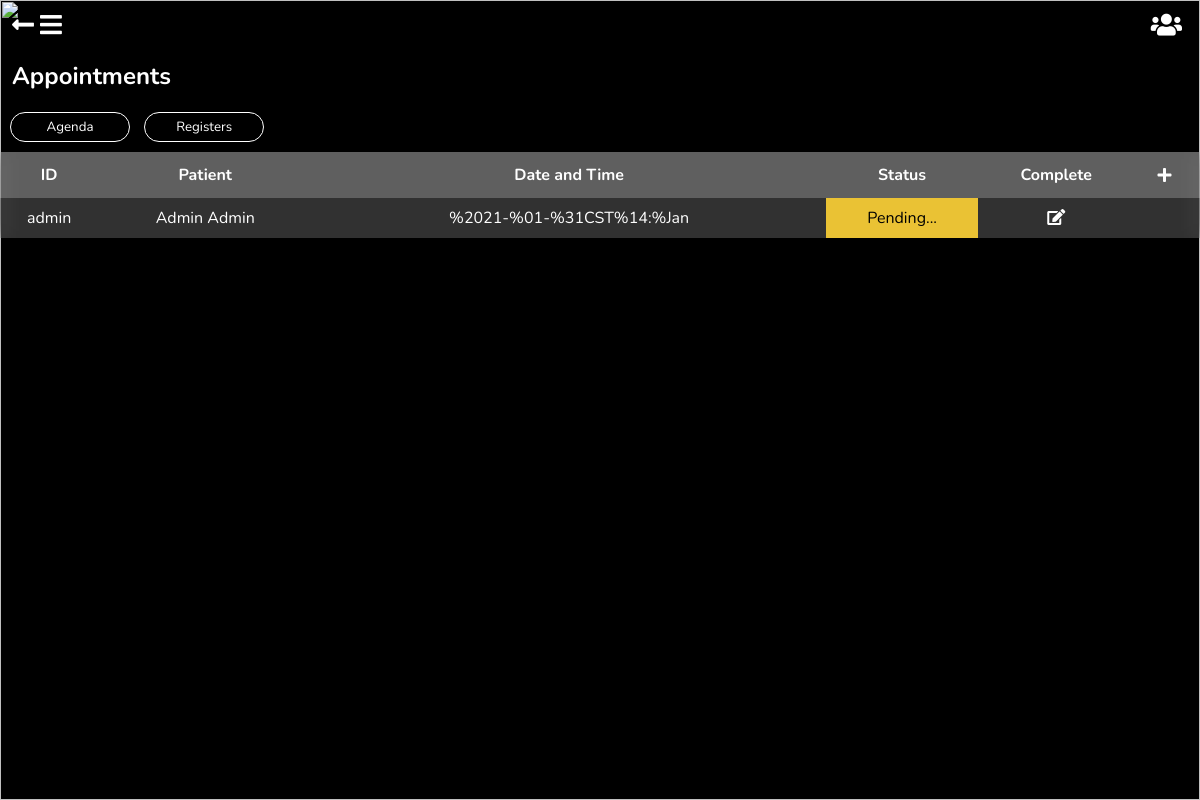
/appointments/ (signed in), run on the app's committed database.
### appointments/models.py (models this page shows, shortened)
class Consult(models.Model):
    STATUS_CHOICES = (
        ('OPEN', 'Open'),
        ('CONFIRMED', 'Confirmed'),
        ('CANCELLED', 'Cancelled'),
        ('CLOSED', 'Closed'),
    )
    patient = models.ForeignKey(Patient, on_delete=models.CASCADE, blank=False, null=True, verbose_name='Patient', help_text='Patient assisting this consult', related_name='consult')
    datetime = models.DateTimeField('Date & Time', blank=False, null=True, help_text='Date the consult will be done')
    motive = models.TextField('Motive', blank=False, null=True, help_text='The motive of your assistance to the consult')
    suffering = models.TextField('Suffering', blank=False, null=True, help_text='What is the patient suffering?')
    charge = models.DecimalField('Charges', blank=False, null=True, max_digits=10, decimal_places=2, help_text='Charge Amount')
    created_by = models.ForeignKey(user, on_delete=models.CASCADE, blank=True, null=True, verbose_name='Created By')
    blood_pressure = models.FloatField('Blood Pressure', blank=True, null=True, help_text='Blood Pressure')
    temperature = models.FloatField('Temperature', blank=True, null=True, help_text='Corporal Temperature')
    weight = models.FloatField('Weight', blank=True, null=True, help_text='Weight')
    size = models.FloatField('Height', blank=True, null=True, help_text='Size')
    digestive_system = models.TextField('Digestive System', blank=True, null=True, help_text='Digestive System Analysis')
    endocrine_system = models.TextField('Endocrine System', blank=True, null=True, help_text='Endocrine System Analysis')
    renal_system = models.TextField('Renal System', blank=True, null=True, help_text='Renal System Analysis')
    lymphatic_system = models.TextField('Lymphatic System', blank=True, null=True, help_text='Lymphatic System Analysis')
    respiratory_system = models.TextField('Respiratory System', blank=True, null=True, help_text='Respiratory System Analysis')
    head_exploration = models.TextField('Head Exploration', blank=True, null=True, help_text='Head Exploration Analysis')
    thorax_exploration = models.TextField('Thorax Exploration', blank=True, null=True, help_text='Thorax Exploration Analysis')
    cie_10_group = models.OneToOneField(Cie10Group, on_delete=models.CASCADE, blank=True, null=True, help_text='CIE-10 group for the diagnose', verbose_name='CIE-10 Group')
    cie_10_detail = models.TextField('CIE-10 Detail', blank=True, null=True, help_text='CIE-10 Diagnose Details')
    diagnose = models.TextField('Diagnose', blank=True, null=True, help_text='Diagnose')
    procedure = models.TextField('Procedure', blank=True, null=True, help_text='Procedure')
    analysis = models.TextField('Analysis', blank=True, null=True, help_text='Analysis')
    notes = models.TextField('Notes', blank=True, null=True, help_text='Notes')
    drugs = models.ManyToManyField(Drug, blank=True, help_text='Drugs recommended', verbose_name='Drugs')
    indications = models.TextField('Indications', blank=True, null=True, help_text='Indications')
    actions = models.TextField('Actions', blank=True, null=True, help_text='Actions')
    prescription = models.FileField('Prescription', blank=True, null=True, help_text="Prescription", upload_to='appointments/prescriptions')
    testing = models.ManyToManyField(MedicalTest, blank=True, help_text='Pending Testing', verbose_name='Testing')
    instructions = models.CharField(max_length=512, blank=True, null=True, help_text='Instructions', verbose_name='Instructions')
    medical_status = models.BooleanField('Medical Status', blank=True, null=True, help_text='Handles the medical consult status', default=False)
    status = models.CharField('Status', max_length=10, blank=True, null=True, help_text='Handles the consult status', default=STATUS_CHOICES[0][0], choices=STATUS_CHOICES)
    lock = models.BooleanField('Lock', default=True, blank=False, null=True, help_text='Consult lock status')
    class Meta:
        unique_together = ['created_by', 'datetime']
        verbose_name = 'Consult'
        verbose_name_plural = 'Consults'

### patients/models.py (models this page shows, shortened)
class Patient(models.Model):
    GENDER_CHOICES = (
        ('F', 'Femenine'),
        ('M', 'Masculine'),
        ('O', 'Other'),
    )
    CIVIL_STATUS_CHOICES = (
        ('S', 'Single'),
        ('M', 'Married'),
        ('W', 'Widowed'),
        ('D', 'Divorced'),
        ('SP', 'Separated'),
    )
    id_number = models.CharField('ID Number', max_length=20, null=True, blank=True, help_text='Provide you ID Card Number')
    first_names = models.CharField("Patient's Name", max_length=50, null=False, blank=False, help_text="Patient's Name")
    last_names = models.CharField("Patient's Last Name", max_length=50, null=False, blank=False, help_text="Patient's Last Name")
    gender = models.CharField("Patient's Gender", max_length=20, null=True, blank=False, help_text='Gender', choices=GENDER_CHOICES)
    birthday = models.DateField("Patient's Birthday", help_text="Patients date of birth")
    phone_number = models.CharField('Phone Number', max_length=20, blank=True, null=True, help_text='Phone Number')
    email = models.EmailField("Patient's Email", null=True, blank=True, help_text='Email')
    civil_status = models.CharField(max_length=12, choices=CIVIL_STATUS_CHOICES)
    origin = models.CharField(max_length=50, choices=ORIGIN_CHOICES)
    residence = models.CharField(max_length=50, choices=LOCATION_CHOICES)
    created_by = models.ForeignKey(user, on_delete=models.CASCADE, blank=False, null=True, verbose_name='Created By')
    class Meta:
        verbose_name = 'Patient'
        verbose_name_plural = 'Patients'

### appointments/views.py (the view)
# urls.py: path('', appointments, name='appointments'),
def appointments(request):
    today = timezone.localtime()
    doctor_group = Group.objects.get(name='Doctor')
    doctor = doctor_group in request.user.groups.all()
    appointments_list = Consult.objects.filter(Q(created_by=request.user, datetime__date=today.date(), medical_status=False, status='CONFIRMED') | Q(created_by=request.user, lock=False)).order_by('datetime')
    paginator = Paginator(appointments_list, 17)
    page = request.GET.get('page')
    page_obj = paginator.get_page(page)
    template = 'appointments/appointments.html'
    context = {'appointments': page_obj, 'doctor': doctor}
    if page:
        data = {'html': render_to_string('appointments/partial_appointments.html', context, request)}
        return JsonResponse(data)
    return render(request, template, context)

### appointments/templates/appointments/appointments.html (shortened to what this page needs)
{% extends 'base.html' %}
{% load static %}
{% load appointments_custom_tags %}
{% block return %}<a href="{% url 'home:home' %}"><i class="fas fa-long-arrow-alt-left"></i></a>{% endblock %}
{% block body_block %}
<link rel="stylesheet" href="{% static 'appointments/css/appointments.css' %}">
<h2>Appointments</h2>
<a href="{% url 'appointments:agenda' %}"><button type="button">Agenda</button></a>
<a href="{% url 'appointments:registers' %}"><button type="button" class="all-registers">Registers</button></a>
{% if appointments %}
    <table>
        <thead>
            <tr id="heading">
                <th>ID</th>
                <th>Patient</th>
                <th>Date and Time</th>
                <th>Status</th>
                {% if doctor %}<th>Complete</th>{% endif %}
                <th><i class="fas fa-plus create-consult-modal" data-url="{% url 'appointments:create_appointment' %}"></i></th>
            </tr>
        </thead>
        <tbody>
            {% include 'appointments/partial_appointments.html' %}
        </tbody>
    </table>
{% else %}
    <p id="no-consults">There are no consults for today's date</p>
    <i class="fas fa-plus" id="add-consult" data-url="{% url 'appointments:create_appointment' %}"></i>
{% endif %}
{% endblock %}

### appointments/templates/appointments/partial_appointments.html (shortened to what this page needs)
{% load static %}
{% load appointments_custom_tags %}
{% if appointments %}
    {% for a in appointments %}
        <tr>
            <td>{{ a.patient.id_number }}</td>
            <td>{{ a.patient.first_names }} {{ a.patient.last_names }}</td>
            <td>{{ a.datetime }}</td>
            <td id="status-0">Pending...</td>
            {% if doctor %}<td><i class="fas fa-edit" onclick="window.location='{% url 'appointments:update_consult' a.pk %}'"></i></td>{% endif %}
            <td>
            </td>
        </tr>
    {% endfor %}
{% endif %}

### static/base/css/base.css (style rules this page uses)
body { font-family: 'Nunito', sans-serif; padding: 0; margin: 0; color: #FFFFFF; overflow: hidden; }
h1,h2,h3,h4,h5,h6 { color: #FFFFFF; }
button { font-family: 'Nunito', sans-serif; border-radius: 20px; border: 1px solid #FFFFFF; background-color: transparent; color: #FFFFFF; z-index: 1; }
.fa-long-arrow-alt-left { position: relative; font-size: 25px; transition: 0.5s; margin-top: 1%; margin-left: 1%; }
.fa-plus { cursor: pointer; padding: 5px 10px 5px 5px; transition: 0.5s; }
a { text-decoration: none; color: #FFFFFF; }

### appointments/static/appointments/css/appointments.css (style rules this page uses)
h2 { margin-left: 1%; }
table { width: 100%; margin: auto; border-collapse: collapse; background-color: rgba(255,255,255,0.1); backdrop-filter: blur(10px); -webkit-backdrop-filter: blur(10px); background-clip: padding-box; animation: show-up 0.5s linear forwards; }
#heading { cursor: default; color: #FFFFFF; background-color: rgba(255,255,255,0.3); }
tr { line-height: 20px; cursor: pointer; transition: 0.5s; }
tr th { padding-top: 10px; padding-bottom: 10px; }
tr td { padding-top: 10px; padding-bottom: 10px; text-align: center; }
tr:nth-child(odd) { background-color: rgba(255,255,255,0.1); transition: background-color 0.5s; }
#status-0 { background-color: #EAC234; color: #000000; }
button { margin: 0px 0px 10px 10px; width: 10%; height: 30px; }

### data on the page
Consult: patient.id_number "admin", patient.first_names "Admin", patient.last_names "Admin", datetime "%2021-%01-%31CST%14:%Jan"
